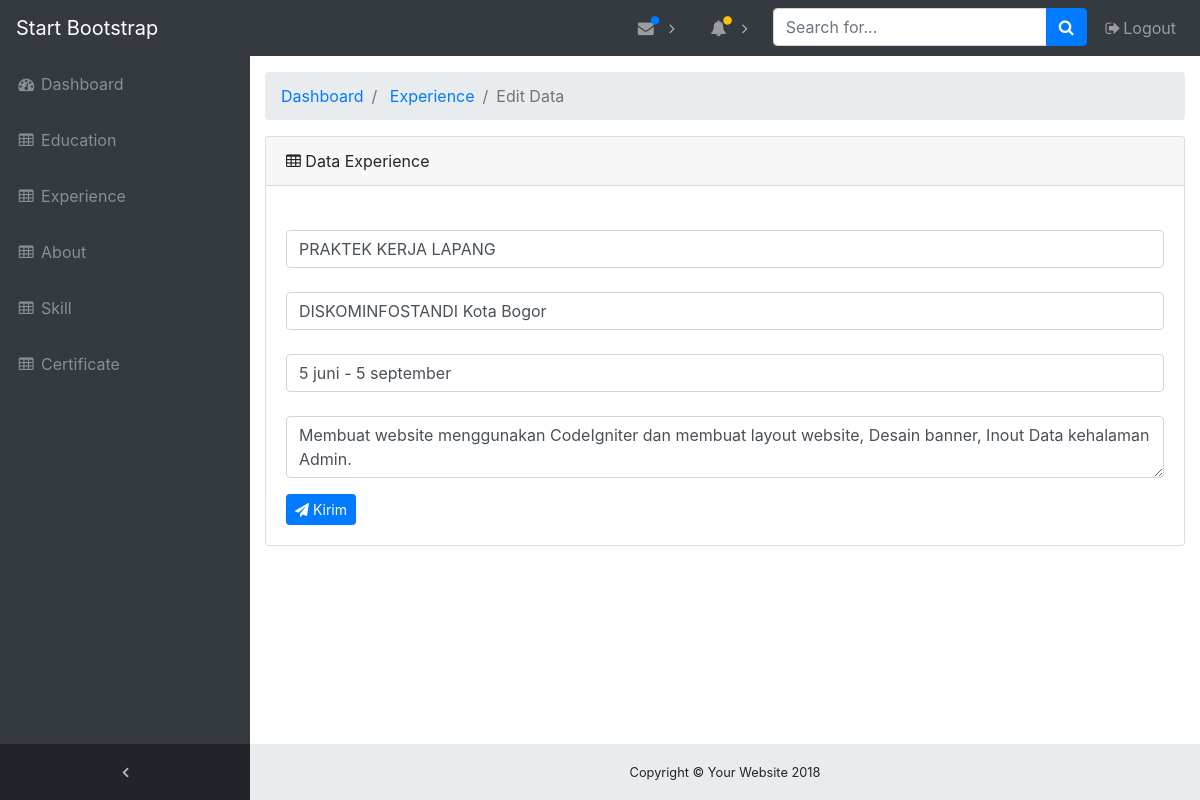
The page /Experience/edit/1 on the database its author committed.
### tables this page shows
CREATE TABLE `pengalaman` (
  `namkeg` varchar(50) NOT NULL,
  `tempat_pel` text NOT NULL,
  `tahun` varchar(50) NOT NULL,
  `deskripsi` text NOT NULL,
  `id_pengalaman` int(11) NOT NULL
);

### application/controllers/Experience.php (called while the page is built, shortened)
<?php
class Experience extends CI_Controller {
	public function __construct(){
		$this->load->model('m_index');
		$this->load->library('session');
	}
	public function edit(){
		$id = $this->uri->segment(3);
		$where = array('id_pengalaman' => $id, );
		$edit = $this->m_index->edit('pengalaman',$where)->result_array();
		foreach ($edit as $h) {
			$data['id_pengalaman'] = $h['id_pengalaman'];
			$data['namkeg'] = $h['namkeg'];
			$data['tempat_pel'] = $h['tempat_pel'];
			$data['tahun'] = $h['tahun'];
			$data['deskripsi'] = $h['deskripsi'];
		}
		$this->load->view('admin/experience/edit',$data);
	}
}

### index.php (called while the page is built, shortened)
<?php
require_once BASEPATH.'core/CodeIgniter.php';

### application/models/M_index.php (called while the page is built, shortened)
<?php
	class m_index extends CI_Model{
		public function edit($table,$where){
			return $this->db->get_where($table,$where);
		}
	}
 ?>

### application/views/admin/experience/edit.php (the view)
<?php
  include "konten/header_admin.php";
  include "konten/sidebar_admin.php";
 ?>
 <div class="content-wrapper">
 <div class="container-fluid">
      <ol class="breadcrumb">
        <li class="breadcrumb-item">
          <a href="<?php echo base_url('Dashboard'); ?>">Dashboard</a>
        </li>
        <li class="breadcrumb-item">
          <a href="<?php echo base_url('Experience'); ?>">Experience</a>
        </li>
        <li class="breadcrumb-item active">Edit Data</li>
      </ol>
</div>
<div class="container">
  <div class="card mb-3">
        <div class="card-header">
          <i class="fa fa-table"></i> Data Experience</div>
        <div class="card-body">
          <form action="<?php echo base_url('Experience/proses_edit'); ?>" method="post">
        <div class="form-group">
        <input type="hidden" name="id_pengalaman" class="form-control" value="<?php echo $id_pengalaman; ?>"><br>
        <input type="text" name="namkeg" class="form-control" value="<?php echo $namkeg; ?>"><br>
        <input type="text" name="tempat_pel" class="form-control" value="<?php echo $tempat_pel ?>"><br>
        <input type="text" name="tahun" class="form-control" value="<?php echo $tahun ?>"><br>
        <textarea type="text" name="deskripsi" class="form-control" value=""><?php echo $deskripsi ?></textarea>
        </div>
          <button name="submit" class="btn btn-primary btn-sm"><i class="fa fa-send"></i> Kirim</button>
          </form>
        </div>
    </div>
</div>
 <?php include "konten/footer_admin.php"; ?>
</div>
</body>
</html>

### asset/css/sb-admin.css (style rules this page uses)
html { position: relative; min-height: 100%; }
body { overflow-x: hidden; }
body.sticky-footer { margin-bottom: 56px; }
body.sticky-footer .content-wrapper { min-height: calc(100vh - 56px - 56px); }
body.fixed-nav { padding-top: 56px; }
.content-wrapper { min-height: calc(100vh - 56px); padding-top: 1rem; }
.content-wrapper { overflow-x: hidden; background: white; }
@media (min-width: 992px) { .content-wrapper { margin-left: 250px; } }

### rows shown on the page
pengalaman: namkeg "PRAKTEK KERJA LAPANG", tempat_pel "DISKOMINFOSTANDI Kota Bogor", tahun "5 juni - 5 september", deskripsi "Membuat website menggunakan CodeIgniter dan membuat layout website, Desain banner, Inout Data kehalaman Admin."
